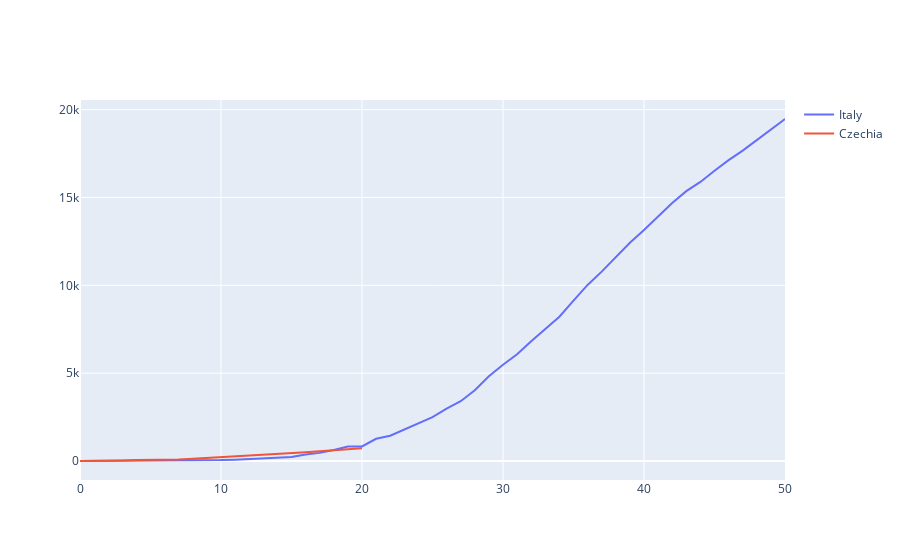

The code cell stored with this chart in its notebook:
### Code cell
fig = go.Figure()
fig.add_trace(go.Scatter(y=summary_deaths["Italy"],
                    mode='lines',
                   name='Italy'))
fig.add_trace(go.Scatter(y=summary_deaths["Czechia"],
                    mode='lines',
                   name='Czechia'))

### Figure 1 — Plotly figure (JSON) as saved in the notebook; plotly's stock layout.template omitted (floating-point values rounded to 4 significant figures)
{"data": [{"mode": "lines", "name": "Italy", "type": "scatter", "y": [1, 2, 3, 7, 10, 12, 17, 21, 29, 34, 52, 79, 107, 148, 197, 233, 366, 463, 631, 827, 827, 1266, 1441, 1809, 2158, 2503, 2978, 3405, 4032, 4825, 5476, 6077, 6820, 7503, 8215, 9134, 10023, 10779, 11591, 12428, 13155, 13915, 14681, 15362, 15887, 16523, 17127, 17669, 18279, 18849, 19468]}, {"mode": "lines", "name": "Czechia", "type": "scatter", "y": [5.679, 5.679, 17.04, 34.07, 51.11, 51.11, 62.47, 90.86, 130.6, 176.0, 221.5, 249.9, 301.0, 335.1, 380.5, 443.0, 499.7, 562.2, 636.0, 675.8, 732.6, null, null, null, null, null, null, null, null, null, null, null, null, null, null, null, null, null, null, null, null, null, null, null, null, null, null, null, null, null, null]}], "layout": {}}
